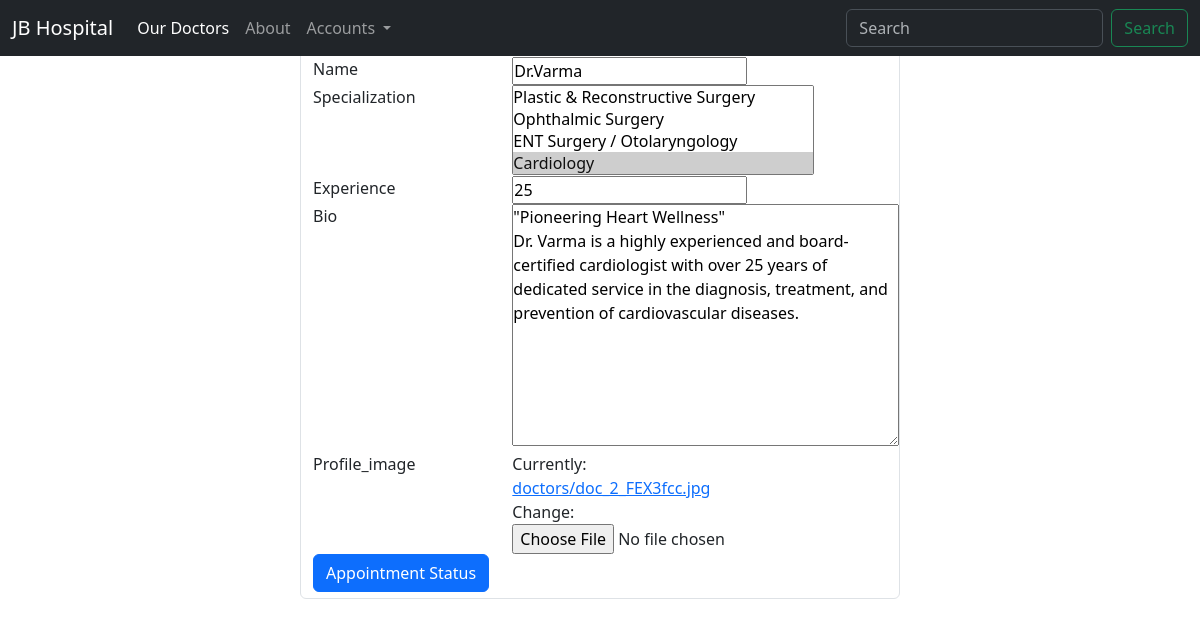
The app's page /doctor/status/1 with its own data.
### mainapp/models.py (models this page shows, shortened)
class Doctor(models.Model):
    name = models.CharField(max_length=200)
    specialization = models.ManyToManyField(Specialization, null=True, related_name='specializations')
    experience = models.PositiveIntegerField()
    bio = models.TextField(max_length=500, null=True)
    profile_image = models.ImageField(upload_to='doctors/', null=True)

### mainapp/views.py (the view)
# urls.py: path('doctor/status/<int:pk>', views.EditDoctor.as_view(), name = 'edit_doctor'),
class EditDoctor(UpdateView):
    model = Doctor
    template_name = 'edit_doctor.html'
    fields = '__all__'
    success_url = '/'

### mainapp/models.py (called while the page is built)
    def __str__(self):
        return self.title

### mainapp/templates/edit_doctor.html (shortened to what this page needs)
{% extends 'base.html' %}
{% block content %}
<div class="w-50 mx-auto" >
    <form method="post" enctype="multipart/form-data" class="form-control">
        {% for field in form %}
        <div class="row">
            <div class="col-sm-4"><label for="id_{{field.name}}">{{field.name.capitalize}}</label></div>
            <div class="col-sm-6">
                {{field}}
            </div>
        </div>
        {% endfor %}
        <button type="submit" class="btn btn-primary">Appointment Status</button>
    </form>
</div>
{% endblock %}

### static/css/style.css (style rules this page uses)
* { padding: 0; margin: 0; box-sizing: border-box; }

### records on screen
Doctor: form "Dr.Varma" "25" "\"Pioneering Heart Wellness\" Dr. Varma is a highly experienced and board-certified cardiologist with over 25 years of dedicated service in the diagnosis, treatment, and prevention of cardiovascular diseases."

### other values on screen
{{ field.name.capitalize }} "Name" "Specialization" "Experience" "Bio" "Profile_image"
